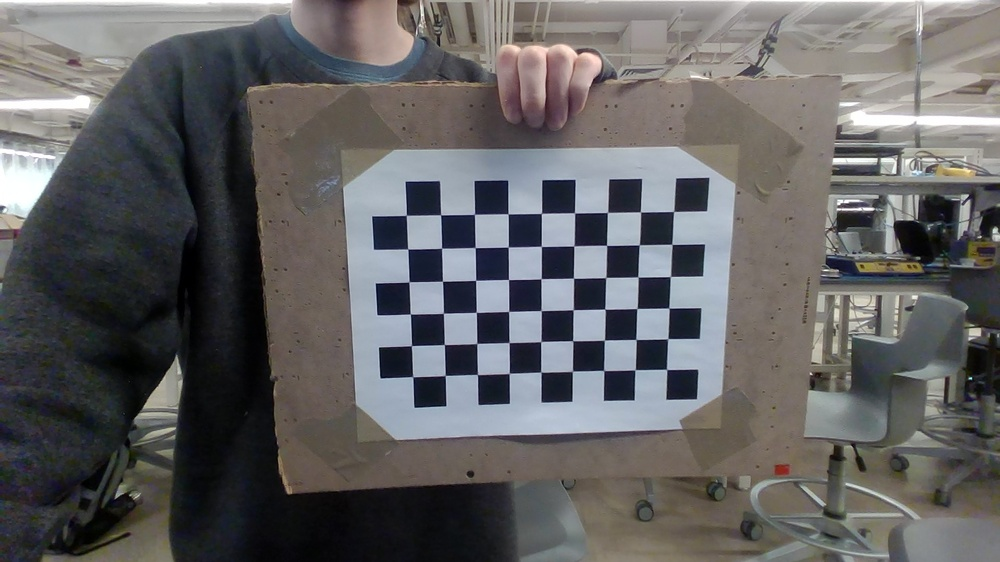
//> input picture experimental/cpp/plant_detect/images/WIN_20251111_21_13_55_Pro.jpg, 1000 x 562 px, shrunk from 1920 x 1080 before the run; its folder holds only this picture in this run
$ ./calibrate   (built with g++ and OpenCV 4)
//> lines starting //> are read from the running program, lines starting //| are printed output that depends on the picture; after the words box and inside, x2 and y2 are one past the last pixel; in counts of white or black regions, pixels touching at a corner belong together
#include <opencv2/opencv.hpp>
#include <opencv2/calib3d/calib3d.hpp>
#include <opencv2/highgui/highgui.hpp>
#include <opencv2/imgproc/imgproc.hpp>
#include <stdio.h>
#include <iostream>

// Defining the dimensions of checkerboard
int CHECKERBOARD[2]{6, 9};

int main() {
    // Creating vector to store vectors of 3D points for each checkerboard image
    std::vector<std::vector<cv::Point3f> > objpoints;

    // Creating vector to store vectors of 2D points for each checkerboard image
    std::vector<std::vector<cv::Point2f> > imgpoints;

    // Defining the world coordinates for 3D points
    std::vector<cv::Point3f> objp;
    for (int i{0}; i < CHECKERBOARD[1]; i++) {
        for (int j{0}; j < CHECKERBOARD[0]; j++)
            objp.push_back(cv::Point3f(j, i, 0));
    }

    // Extracting path of individual image stored in a given directory
    std::vector<cv::String> images;
    // Path of the folder containing checkerboard images
    std::string path = "./images/*.jpg";

    cv::glob(path, images);

    cv::Mat frame, gray;
    // vector to store the pixel coordinates of detected checker board corners
    std::vector<cv::Point2f> corner_pts;
    bool success;

    // Looping over all the images in the directory
    for (int i{0}; i < images.size(); i++) {
        frame = cv::imread(images[i]);
//> frame is the input picture: 562 rows x 1000 cols, CV_8UC3; mean B, G, R 98.3, 97.7, 98.6
        cv::cvtColor(frame, gray, cv::COLOR_BGR2GRAY);
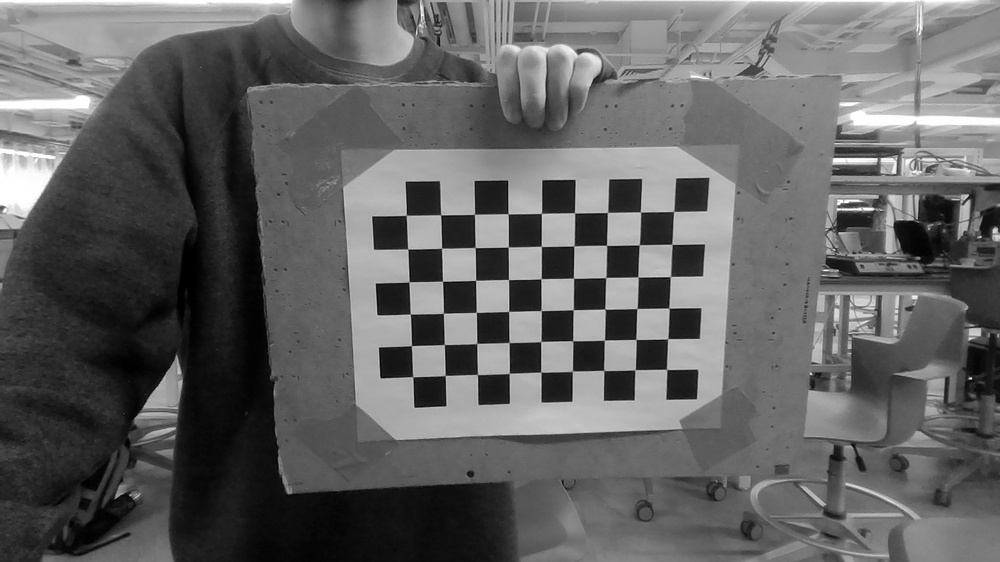
//> gray: 562 rows x 1000 cols, CV_8UC1; min 0, max 255, mean 98.1

        // Finding checker board corners
        // If desired number of corners are found in the image then success =
        // true
        success = cv::findChessboardCorners(
            gray, cv::Size(CHECKERBOARD[0], CHECKERBOARD[1]), corner_pts,
            CV_CALIB_CB_ADAPTIVE_THRESH | CV_CALIB_CB_FAST_CHECK |
                CV_CALIB_CB_NORMALIZE_IMAGE);
//> success = true; corner_pts = 54 Points (x, y), first 12: [673.6, 211.5], [671.9, 244.3], [670.3, 276.6], [668.8, 308], [667.8, 338.6], [666.6, 369.4], [640.5, 211.9], [639.2, 244.8], [637.8, 276.8], [636.8, 308.6], [635.9, 339.4], [635, 369.9]

        /*
         * If desired number of corner are detected,
         * we refine the pixel coordinates and display
         * them on the images of checker board
         */
        if (success) {
            cv::TermCriteria criteria(CV_TERMCRIT_EPS | CV_TERMCRIT_ITER, 30,
                                      0.001);

            // refining pixel coordinates for given 2d points.
            cv::cornerSubPix(gray, corner_pts, cv::Size(11, 11),
                             cv::Size(-1, -1), criteria);
//> corner_pts = 54 Points (x, y), first 12: [673.7, 211.5], [672, 244.3], [670.4, 276.5], [669, 308.1], [667.7, 338.7], [666.6, 369.4], [640.5, 211.9], [639.3, 244.8], [638, 277], [636.9, 308.5], [636, 339.5], [635.2, 369.8]

            // Displaying the detected corner points on the checker board
            cv::drawChessboardCorners(
                frame, cv::Size(CHECKERBOARD[0], CHECKERBOARD[1]), corner_pts,
                success);
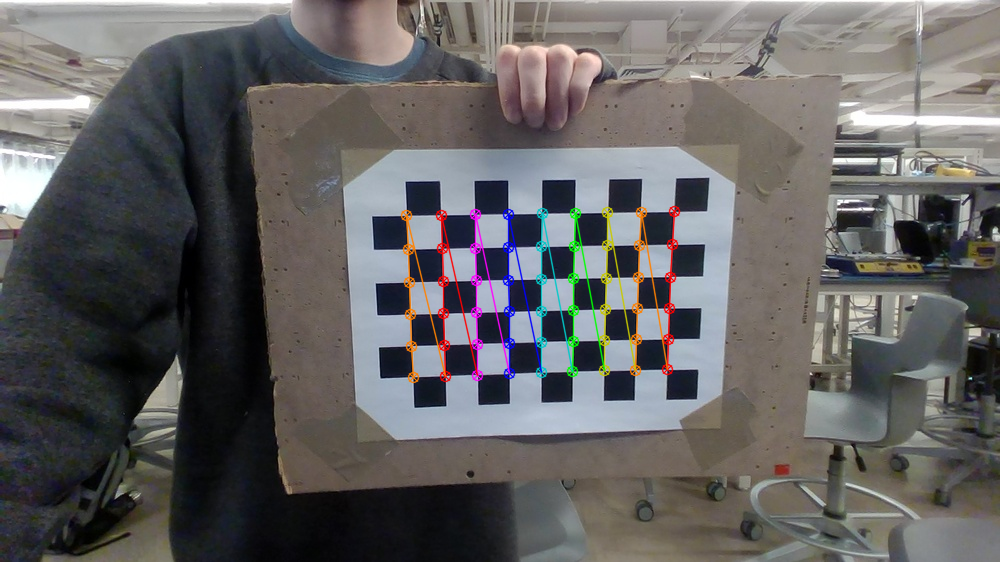
//> frame: 562 rows x 1000 cols, CV_8UC3; 2.2% of pixels changed, all inside (x1, y1, x2, y2) = (400, 205, 681, 384)

            objpoints.push_back(objp);
            imgpoints.push_back(corner_pts);
//> imgpoints = 1 point lists
        }

        cv::imshow("Image", frame);
        cv::waitKey(0);
    }

    cv::destroyAllWindows();

    cv::Mat cameraMatrix, distCoeffs, R, T;

    /*
     * Performing camera calibration by
     * passing the value of known 3D points (objpoints)
     * and corresponding pixel coordinates of the
     * detected corners (imgpoints)
     */
    cv::calibrateCamera(objpoints, imgpoints, cv::Size(gray.rows, gray.cols),
                        cameraMatrix, distCoeffs, R, T);
//> cameraMatrix = [[958.5, 0, 293], [0, 902.6, 471.6], [0, 0, 1]]; distCoeffs = [0.306, -0.143, 0.0735, -0.0641, 0.123]; R = [[0.166, -0.331, 1.49]]; T = [[11.25, -8.37, 26.47]]

    std::cout << "cameraMatrix : " << cameraMatrix << std::endl;
//| cameraMatrix : [958.5007351537251, 0, 292.9972306115263;
//|  0, 902.6281852828743, 471.594976578987;
//|  0, 0, 1]
    std::cout << "distCoeffs : " << distCoeffs << std::endl;
//| distCoeffs : [0.3064765921996804, -0.1434493861896693, 0.07354531815569028, -0.0640753291237126, 0.1228977165276482]
    std::cout << "Rotation vector : " << R << std::endl;
//| Rotation vector : [0.1656090917052313, -0.3312198798768502, 1.490762000286594]
    std::cout << "Translation vector : " << T << std::endl;
//| Translation vector : [11.25077947935538, -8.370217296583744, 26.47424231959221]

    return 0;
}

$ run again, on experimental/cpp/plant_detect/images/WIN_20251111_21_14_15_Pro.jpg
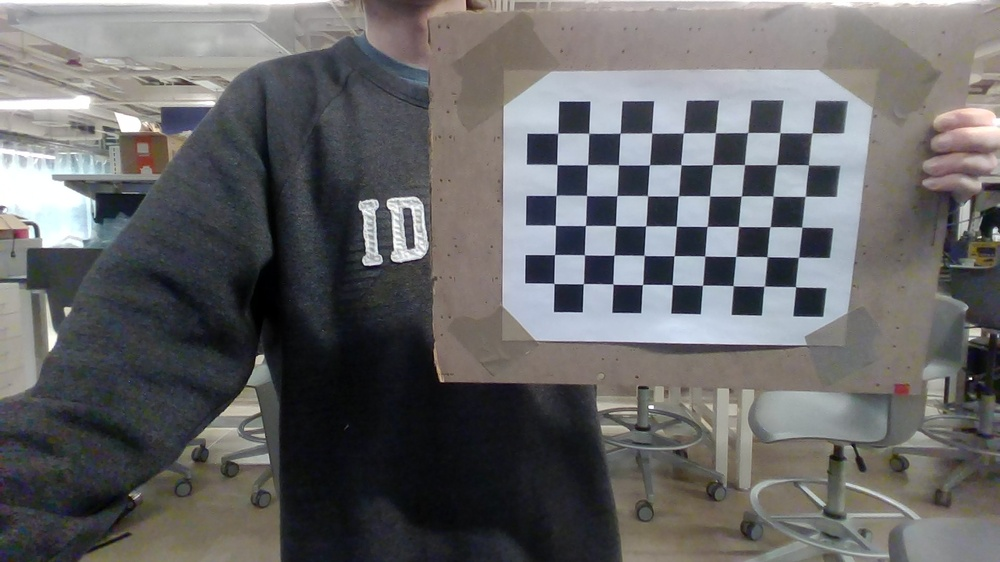
//> input picture experimental/cpp/plant_detect/images/WIN_20251111_21_14_15_Pro.jpg, 1000 x 562 px, shrunk from 1920 x 1080 before the run
//> frame is the input picture: 562 rows x 1000 cols, CV_8UC3; mean B, G, R 103.7, 102.6, 102.8
//> `cv::cvtColor(frame, gray, cv::COLOR_BGR2GRAY);`:
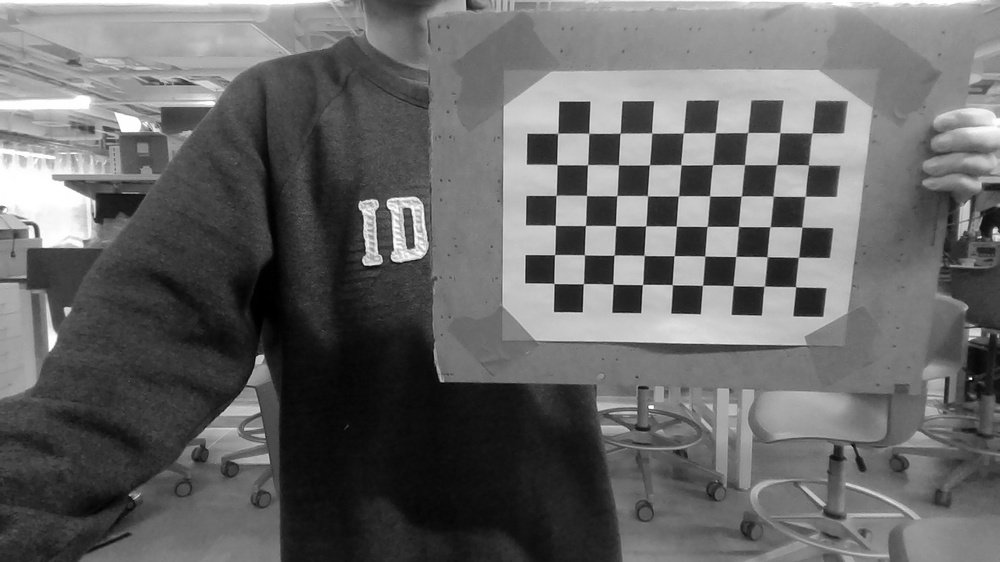
//> gray: 562 rows x 1000 cols, CV_8UC1; min 0, max 255, mean 102.8
//> `success = cv::findChessboardCorners( gray, cv::Size(CHECKERBOARD[0], C..`: success = true; corner_pts = 54 Points (x, y), first 12: [812.2, 132.8], [808.5, 165], [805.2, 196.3], [801.9, 227.2], [798.5, 257.3], [795.5, 286.7], [780, 132.6], [776.8, 164.5], [772.9, 196.2], [770.1, 226.6], [767, 256.8], [764, 286.2]
//> `cv::cornerSubPix(gray, corner_pts, cv::Size(11, 11), cv::Size(-1, -1),..`: corner_pts = 54 Points (x, y), first 12: [811.9, 133], [808.5, 164.9], [805.2, 196.3], [801.8, 227.1], [798.5, 257.3], [795.5, 286.8], [779.9, 132.7], [776.6, 164.7], [773.2, 196.2], [770, 226.7], [767.1, 256.7], [764.3, 286.2]
//> `cv::drawChessboardCorners( frame, cv::Size(CHECKERBOARD[0], CHECKERBOA..`:
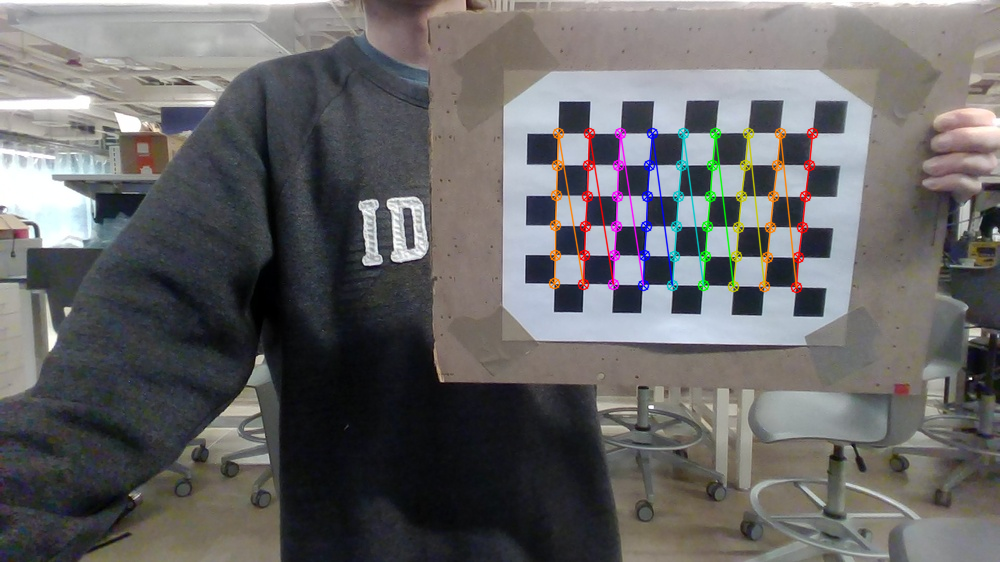
//> frame: 562 rows x 1000 cols, CV_8UC3; 2.13% of pixels changed, all inside (x1, y1, x2, y2) = (548, 127, 819, 294)
//> imgpoints = 1 point lists
//> cameraMatrix = [[1539.6, 0, 286.4], [0, 1646.2, 488.9], [0, 0, 1]]; distCoeffs = [0.16, 2.7, 0.0784, -0.0717, -8.19]; R = [[0.475, -0.372, 1.5]]; T = [[16.95, -11.03, 46.92]]
//| cameraMatrix : [1539.609656245413, 0, 286.4006119265598;
//|  0, 1646.180810889827, 488.9117839045519;
//|  0, 0, 1]
//| distCoeffs : [0.1595598322443316, 2.699528460913073, 0.07844534266815195, -0.07166216243580123, -8.187263383866981]
//| Rotation vector : [0.4753083664197885, -0.371565209290767, 1.500586783581583]
//| Translation vector : [16.9546077591355, -11.02770165216894, 46.91932325100469]

$ run again, on experimental/cpp/plant_detect/images/WIN_20251111_21_14_21_Pro.jpg
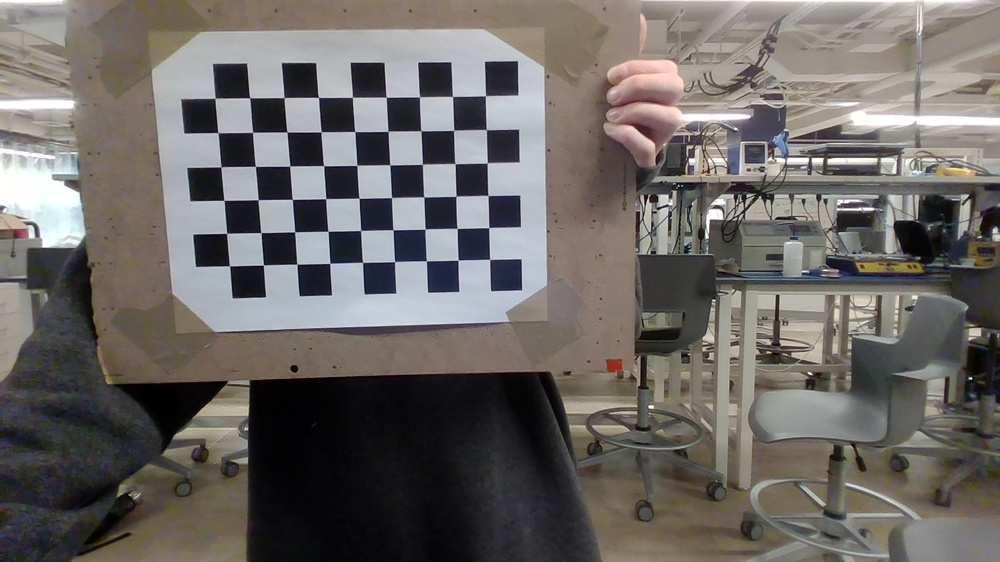
//> input picture experimental/cpp/plant_detect/images/WIN_20251111_21_14_21_Pro.jpg, 1000 x 562 px, shrunk from 1920 x 1080 before the run
//> frame is the input picture: 562 rows x 1000 cols, CV_8UC3; mean B, G, R 101, 104.2, 108.3
//> `cv::cvtColor(frame, gray, cv::COLOR_BGR2GRAY);`:
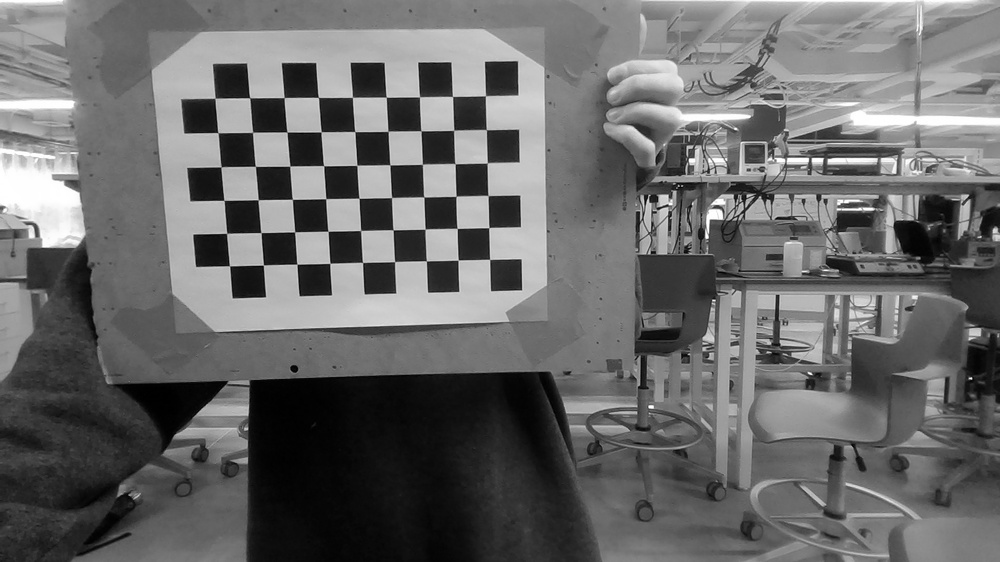
//> gray: 562 rows x 1000 cols, CV_8UC1; min 0, max 255, mean 105.1
//> `success = cv::findChessboardCorners( gray, cv::Size(CHECKERBOARD[0], C..`: success = true; corner_pts = 54 Points (x, y), first 12: [485.5, 95.72], [486.4, 129.7], [487.3, 162.9], [488.1, 195.6], [488.9, 227.7], [489.6, 259.4], [452.5, 96.51], [453.7, 130.3], [455.2, 163.8], [456.1, 196.3], [457.2, 228.5], [458.2, 260.1]
//> `cv::cornerSubPix(gray, corner_pts, cv::Size(11, 11), cv::Size(-1, -1),..`: corner_pts = 54 Points (x, y), first 12: [485.5, 95.73], [486.4, 129.6], [487.2, 162.9], [487.9, 195.4], [488.7, 227.6], [489.6, 259.4], [452.5, 96.44], [453.7, 130.3], [454.9, 163.6], [455.9, 196.3], [457.1, 228.4], [458.1, 260.1]
//> `cv::drawChessboardCorners( frame, cv::Size(CHECKERBOARD[0], CHECKERBOA..`:
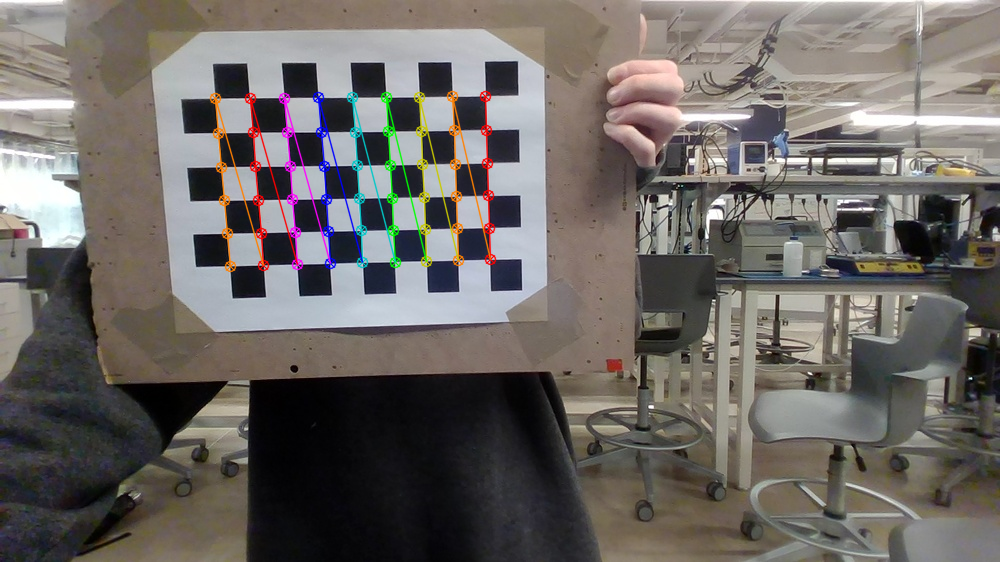
//> frame: 562 rows x 1000 cols, CV_8UC3; 2.26% of pixels changed, all inside (x1, y1, x2, y2) = (209, 90, 497, 273)
//> imgpoints = 1 point lists
//> cameraMatrix = [[564.1, 0, 246.5], [0, 520.5, 474], [0, 0, 1]]; distCoeffs = [0.0195, 0.00851, 0.00994, -0.0226, 0.00449]; R = [[0.0558, -0.115, 1.51]]; T = [[7.27, -12.11, 16.27]]
//| cameraMatrix : [564.1089471921899, 0, 246.4611185108022;
//|  0, 520.5023113000354, 473.9703033309324;
//|  0, 0, 1]
//| distCoeffs : [0.0195029797456951, 0.008506500069856126, 0.009942005651419901, -0.02264299479802879, 0.004487338865318674]
//| Rotation vector : [0.05582057760471534, -0.1153313734101509, 1.510595802196891]
//| Translation vector : [7.265625399474562, -12.10829813426808, 16.26881230193572]

$ run again, on experimental/cpp/plant_detect/images/WIN_20251111_21_14_27_Pro.jpg
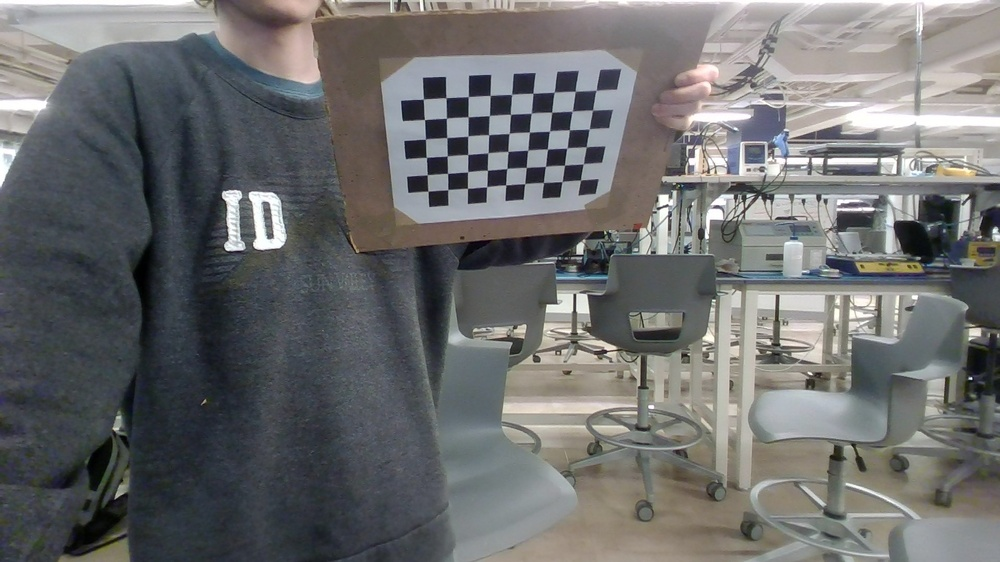
//> input picture experimental/cpp/plant_detect/images/WIN_20251111_21_14_27_Pro.jpg, 1000 x 562 px, shrunk from 1920 x 1080 before the run
//> frame is the input picture: 562 rows x 1000 cols, CV_8UC3; mean B, G, R 109.9, 109.5, 108.8
//> `success = cv::findChessboardCorners( gray, cv::Size(CHECKERBOARD[0], C..`: success = true; corner_pts = 54 Points (x, y), first 12: [596.3, 90.25], [592.7, 110.1], [589.2, 129.2], [586.3, 146.8], [583.2, 164], [580.5, 180.1], [575.4, 91.37], [572.1, 111.4], [569.4, 129.7], [566.8, 148.2], [564.5, 165.2], [561.9, 181.8]
//> `cv::cornerSubPix(gray, corner_pts, cv::Size(11, 11), cv::Size(-1, -1),..`: corner_pts = 54 Points (x, y), first 12: [595.8, 90.31], [592.6, 110], [589.2, 129], [586.2, 146.7], [583.3, 163.8], [580.5, 179.9], [575.1, 91.17], [572.2, 111.1], [569.4, 129.8], [566.8, 147.9], [564.5, 165.1], [562.1, 181.5]
//> `cv::drawChessboardCorners( frame, cv::Size(CHECKERBOARD[0], CHECKERBOA..`:
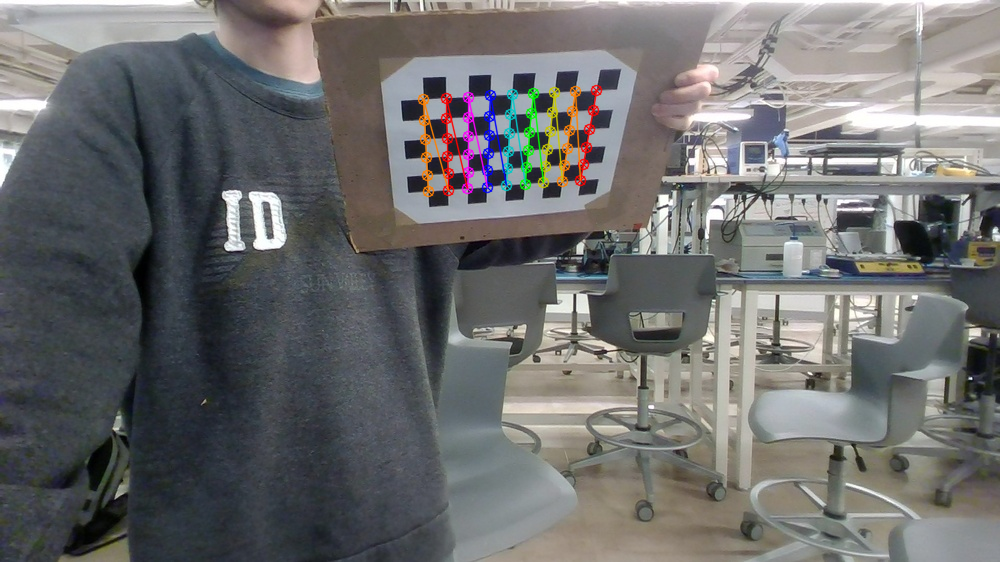
//> frame: 562 rows x 1000 cols, CV_8UC3; 1.54% of pixels changed, all inside (x1, y1, x2, y2) = (417, 84, 603, 198)
//> imgpoints = 1 point lists
//> cameraMatrix = [[461.3, 0, 284.7], [0, 229.3, 508.5], [0, 0, 1]]; distCoeffs = [-0.0112, -0.000779, -2.49e-05, -0.000329, 0.000181]; R = [[0.302, -0.566, 1.26]]; T = [[13.3, -35.92, 18.75]]
//| cameraMatrix : [461.2761122353624, 0, 284.7458484600414;
//|  0, 229.2683724214804, 508.528150466161;
//|  0, 0, 1]
//| distCoeffs : [-0.0112349407930773, -0.0007791719206851437, -2.490984001979709e-05, -0.0003290016565804543, 0.0001810359673751485]
//| Rotation vector : [0.3023767354819999, -0.5661953249375793, 1.261153307148663]
//| Translation vector : [13.30125324910366, -35.91546078124426, 18.74657748591707]
